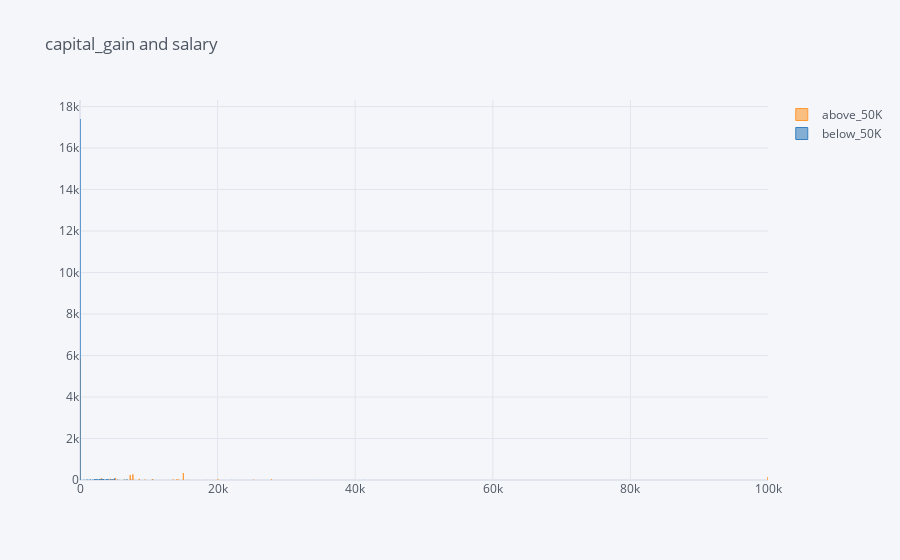

This figure's notebook cell:
### Code cell
pd.crosstab(df['capital_gain'], df['salary']).iplot(kind='bar', title = 'capital_gain and salary')

### Figure 1 — Plotly figure (JSON) as saved in the notebook; plotly's stock layout.template omitted (floating-point values rounded to 4 significant figures)
{"data": [{"marker": {"color": "rgba(255, 153, 51, 0.6)", "line": {"color": "rgba(255, 153, 51, 1.0)", "width": 1}}, "name": "above_50K", "orientation": "v", "text": "", "type": "bar", "x": [0, 114, 401, 594, 914, 991, 1055, 1086, 1151, 1173, 1409, 1424, 1455, 1471, 1506, 1639, 1797, 1831, 1848, 2009, 2036, 2050, 2062, 2105, 2174, 2176, 2202, 2228, 2290, 2329, 2346, 2354, 2387, 2407, 2414, 2463, 2538, 2580, 2597, 2635, 2653, 2829, 2885, 2907, 2936, 2961, 2964, 2977, 2993, 3103, 3137, 3273, 3325, 3411, 3418, 3432, 3456, 3464, 3471, 3674, 3781, 3818, 3887, 3908, 3942, 4064, 4101, 4386, 4416, 4508, 4650, 4687, 4787, 4865, 4931, 4934, 5013, 5178, 5455, 5556, 5721, 6097, 6360, 6418, 6497, 6514, 6723, 6767, 6849, 7298, 7430, 7443, 7688, 7896, 7978, 8614, 9386, 9562, 10520, 10566, 10605, 11678, 13550, 14084, 14344, 15020, 15024, 15831, 18481, 20051, 22040, 25124, 25236, 27828, 34095, 41310, 99999], "y": [5866, 0, 0, 0, 0, 0, 0, 0, 0, 0, 0, 0, 0, 0, 0, 0, 0, 0, 0, 0, 0, 0, 0, 0, 0, 0, 0, 0, 0, 0, 0, 0, 0, 0, 0, 0, 0, 0, 0, 0, 0, 0, 0, 0, 0, 0, 0, 0, 0, 88, 0, 0, 0, 0, 0, 0, 0, 0, 0, 0, 0, 0, 0, 0, 0, 0, 0, 56, 0, 0, 0, 3, 21, 0, 0, 7, 0, 90, 0, 4, 0, 1, 0, 7, 0, 4, 0, 0, 0, 238, 8, 0, 269, 2, 0, 50, 16, 4, 39, 0, 9, 2, 25, 37, 23, 5, 337, 6, 2, 33, 0, 2, 11, 31, 0, 0, 146]}, {"marker": {"color": "rgba(55, 128, 191, 0.6)", "line": {"color": "rgba(55, 128, 191, 1.0)", "width": 1}}, "name": "below_50K", "orientation": "v", "text": "", "type": "bar", "x": [0, 114, 401, 594, 914, 991, 1055, 1086, 1151, 1173, 1409, 1424, 1455, 1471, 1506, 1639, 1797, 1831, 1848, 2009, 2036, 2050, 2062, 2105, 2174, 2176, 2202, 2228, 2290, 2329, 2346, 2354, 2387, 2407, 2414, 2463, 2538, 2580, 2597, 2635, 2653, 2829, 2885, 2907, 2936, 2961, 2964, 2977, 2993, 3103, 3137, 3273, 3325, 3411, 3418, 3432, 3456, 3464, 3471, 3674, 3781, 3818, 3887, 3908, 3942, 4064, 4101, 4386, 4416, 4508, 4650, 4687, 4787, 4865, 4931, 4934, 5013, 5178, 5455, 5556, 5721, 6097, 6360, 6418, 6497, 6514, 6723, 6767, 6849, 7298, 7430, 7443, 7688, 7896, 7978, 8614, 9386, 9562, 10520, 10566, 10605, 11678, 13550, 14084, 14344, 15020, 15024, 15831, 18481, 20051, 22040, 25124, 25236, 27828, 34095, 41310, 99999], "y": [17400, 5, 1, 13, 8, 3, 7, 1, 8, 1, 3, 3, 1, 7, 13, 1, 5, 4, 5, 2, 4, 3, 2, 7, 35, 8, 11, 3, 5, 3, 4, 9, 1, 18, 6, 10, 1, 12, 13, 10, 4, 30, 21, 7, 3, 2, 6, 8, 1, 6, 35, 6, 47, 20, 2, 2, 2, 19, 7, 12, 10, 5, 6, 31, 12, 40, 16, 11, 7, 11, 35, 0, 0, 16, 1, 0, 69, 0, 11, 0, 3, 0, 3, 0, 10, 0, 2, 3, 21, 0, 0, 5, 0, 0, 1, 0, 0, 0, 0, 6, 0, 0, 0, 0, 0, 0, 0, 0, 0, 0, 1, 0, 0, 0, 1, 2, 0]}], "layout": {"legend": {"bgcolor": "#F5F6F9", "font": {"color": "#4D5663"}}, "paper_bgcolor": "#F5F6F9", "plot_bgcolor": "#F5F6F9", "title": {"font": {"color": "#4D5663"}, "text": "capital_gain and salary"}, "xaxis": {"gridcolor": "#E1E5ED", "showgrid": true, "tickfont": {"color": "#4D5663"}, "title": {"font": {"color": "#4D5663"}, "text": ""}, "zerolinecolor": "#E1E5ED"}, "yaxis": {"gridcolor": "#E1E5ED", "showgrid": true, "tickfont": {"color": "#4D5663"}, "title": {"font": {"color": "#4D5663"}, "text": ""}, "zerolinecolor": "#E1E5ED"}}}
